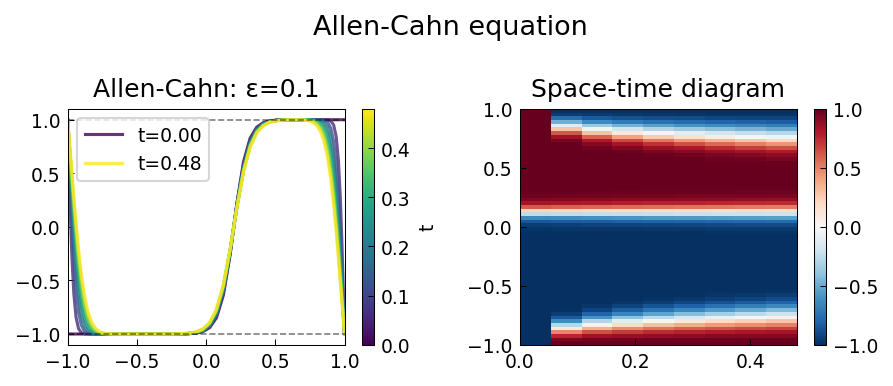

Recreate this plot in Python.
"""Allen-Cahn equation time-stepping.

Solves the Allen-Cahn equation using an implicit-explicit (IMEX) scheme,
following pde/AllenCahn2.m from Chebfun.

Allen-Cahn: u_t = ε²u_xx + u - u³,  u(-1) = -1, u(1) = 1

The linear diffusion term ε²u_xx is treated implicitly (for stability),
and the nonlinear term u - u³ is treated explicitly.

Original MATLAB Chebfun: Copyright 2017 by The University of Oxford and
The Chebfun Developers. See https://www.chebfun.org/ for Chebfun information.
"""
import os

os.environ.setdefault("XLA_PYTHON_CLIENT_PREALLOCATE", "false")

import matplotlib

matplotlib.use("Agg")
import os
import sys

import jax.numpy as jnp
import matplotlib.pyplot as plt
import numpy as np

sys.path.insert(0, os.path.join(os.path.dirname(__file__), '..', '..', 'src'))

import chebfunjax as cj
from chebfunjax.plotting import chebfun_style

chebfun_style()


from chebfunjax.domain import Domain
from chebfunjax.utils.quadrature import chebpts


def run():
    print("=" * 60)
    print("Allen-Cahn equation (IMEX time-stepping)")
    print("=" * 60)

    # Parameters
    eps = 0.1   # interface width
    T = 0.5     # final time
    dt = 5e-3   # time step

    print(f"\nAllen-Cahn: ε={eps}, T={T}, dt={dt}")

    # Chebyshev collocation
    n = 64
    xs = np.array(chebpts(n))  # Chebyshev points in [-1,1]

    # Initial condition: tanh profile shifted slightly
    u_init = np.tanh((xs - 0.2) / eps)

    # Chebyshev differentiation matrix (2nd order)
    from chebfunjax.utils.diffmat import diffmat
    D = np.array(diffmat(n, 1))
    D2 = D @ D

    # IMEX scheme: (I - dt*ε²*D2) * u^{n+1} = u^n + dt*(u^n - (u^n)^3)
    # with Dirichlet BCs: u[0] = 1, u[-1] = -1
    # Chebfun ordering: xs[0]=1 (right), xs[-1]=-1 (left)

    # Build implicit operator
    L = np.eye(n) - dt * eps**2 * D2

    # Modify for boundary conditions (rows 0 and n-1)
    L[0, :] = 0.0; L[0, 0] = 1.0
    L[-1, :] = 0.0; L[-1, -1] = 1.0

    # LU factorize once for efficiency
    from scipy.linalg import lu_factor, lu_solve
    L_lu = lu_factor(L)

    u_curr = u_init.copy()
    n_steps = int(T / dt)
    history = [u_curr.copy()]
    t_vals = [0.0]
    save_every = max(1, n_steps // 8)

    for k in range(n_steps):
        # Explicit nonlinear RHS
        nonlin = u_curr - u_curr**3
        rhs = u_curr + dt * nonlin
        # Enforce BCs in RHS
        rhs[0] = 1.0    # u(1) = 1
        rhs[-1] = -1.0  # u(-1) = -1
        # Solve implicit system
        u_new = lu_solve(L_lu, rhs)
        u_curr = u_new

        if (k + 1) % save_every == 0:
            history.append(u_curr.copy())
            t_vals.append((k + 1) * dt)

    print(f"Time-stepped Allen-Cahn to T={t_vals[-1]:.3f}")
    print(f"Final u range: [{u_curr.min():.4f}, {u_curr.max():.4f}]")
    assert np.isfinite(u_curr).all(), "Solution contains NaN/Inf"
    assert u_curr.min() > -1.2 and u_curr.max() < 1.2

    # Final solution via chebfun interpolation
    u_final = cj.chebfun.from_values(jnp.array(u_curr), domain=Domain([-1.0, 1.0]))

    # Check boundary values
    # Note: Chebfun ordering has xs[0]=+1 (right), xs[-1]=-1 (left)
    val_right = float(u_final(jnp.array(1.0)))
    val_left = float(u_final(jnp.array(-1.0)))
    print(f"u(-1) = {val_left:.4f}  (expected: -1 in Chebfun ordering)")
    print(f"u(+1) = {val_right:.4f}  (expected: +1 in Chebfun ordering)")
    # Chebfun ordering: u_curr[0] corresponds to x=+1, u_curr[-1] to x=-1
    assert abs(u_curr[0] - 1.0) < 0.01, f"BC at x=1 failed: {u_curr[0]}"
    assert abs(u_curr[-1] - (-1.0)) < 0.01, f"BC at x=-1 failed: {u_curr[-1]}"

    # The solution should approach the stable equilibrium tanh(x/eps)
    u_eq = np.tanh(xs / eps)
    print(f"Distance from equilibrium tanh: {np.max(np.abs(u_curr - u_eq)):.4f}")

    # Plot
    _here = os.path.dirname(os.path.abspath(__file__))
    fig, axes = plt.subplots(1, 2)

    colors = plt.cm.viridis(np.linspace(0, 1, len(history)))
    for i, (u_h, t_h) in enumerate(zip(history, t_vals)):
        label = f't={t_h:.2f}' if i in [0, len(history)-1] else ''
        axes[0].plot(xs, u_h, color=colors[i], alpha=0.8, linewidth=1.5,
                     label=label)
    axes[0].axhline(1, color='k', linestyle='--', linewidth=0.8, alpha=0.5)
    axes[0].axhline(-1, color='k', linestyle='--', linewidth=0.8, alpha=0.5)
    axes[0].set_title(f"Allen-Cahn: ε={eps}", fontsize=12)
    axes[0].set_xlim(-1, 1); axes[0].legend(fontsize=9)

    sm = plt.cm.ScalarMappable(cmap='viridis',
                                norm=plt.Normalize(vmin=0, vmax=t_vals[-1]))
    sm.set_array([])
    fig.colorbar(sm, ax=axes[0], label='t')

    # Space-time plot
    H = np.array(history)
    im = axes[1].imshow(H.T, aspect='auto', origin='lower',
                         extent=[0, t_vals[-1], -1, 1],
                         cmap='RdBu_r', vmin=-1, vmax=1)
    axes[1].set_title("Space-time diagram", fontsize=12)
    fig.colorbar(im, ax=axes[1])

    fig.suptitle("Allen-Cahn equation", fontsize=13)
    fig.tight_layout()
    fig.savefig(os.path.join(_here, "allen_cahn.png"), dpi=150, bbox_inches="tight")
    plt.close(fig)

    print("\nAll assertions passed.")
    return True

if __name__ == "__main__":
    run()
